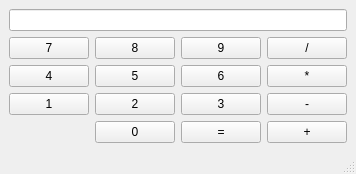
<?xml version="1.0" encoding="UTF-8"?>
<ui version="4.0">
 <class>MainWindow</class>
 <widget class="QMainWindow" name="MainWindow">
  <property name="geometry">
   <rect>
    <x>0</x>
    <y>0</y>
    <width>289</width>
    <height>153</height>
   </rect>
  </property>
  <property name="windowTitle">
   <string>Enter 2 numbers</string>
  </property>
  <widget class="QWidget" name="centralwidget">
   <layout class="QGridLayout" name="gridLayout">
    <item row="1" column="0">
     <widget class="QPushButton" name="sevenButton">
      <property name="sizePolicy">
       <sizepolicy hsizetype="Expanding" vsizetype="Expanding">
        <horstretch>0</horstretch>
        <verstretch>0</verstretch>
       </sizepolicy>
      </property>
      <property name="text">
       <string>7</string>
      </property>
     </widget>
    </item>
    <item row="1" column="1">
     <widget class="QPushButton" name="eightButton">
      <property name="sizePolicy">
       <sizepolicy hsizetype="Expanding" vsizetype="Expanding">
        <horstretch>0</horstretch>
        <verstretch>0</verstretch>
       </sizepolicy>
      </property>
      <property name="text">
       <string>8</string>
      </property>
     </widget>
    </item>
    <item row="1" column="2">
     <widget class="QPushButton" name="nineButton">
      <property name="sizePolicy">
       <sizepolicy hsizetype="Expanding" vsizetype="Expanding">
        <horstretch>0</horstretch>
        <verstretch>0</verstretch>
       </sizepolicy>
      </property>
      <property name="text">
       <string>9</string>
      </property>
     </widget>
    </item>
    <item row="1" column="3">
     <widget class="QPushButton" name="divideButton">
      <property name="sizePolicy">
       <sizepolicy hsizetype="Expanding" vsizetype="Expanding">
        <horstretch>0</horstretch>
        <verstretch>0</verstretch>
       </sizepolicy>
      </property>
      <property name="text">
       <string>/</string>
      </property>
     </widget>
    </item>
    <item row="2" column="0">
     <widget class="QPushButton" name="fourButton">
      <property name="sizePolicy">
       <sizepolicy hsizetype="Expanding" vsizetype="Expanding">
        <horstretch>0</horstretch>
        <verstretch>0</verstretch>
       </sizepolicy>
      </property>
      <property name="text">
       <string>4</string>
      </property>
     </widget>
    </item>
    <item row="2" column="1">
     <widget class="QPushButton" name="fiveButton">
      <property name="sizePolicy">
       <sizepolicy hsizetype="Expanding" vsizetype="Expanding">
        <horstretch>0</horstretch>
        <verstretch>0</verstretch>
       </sizepolicy>
      </property>
      <property name="text">
       <string>5</string>
      </property>
     </widget>
    </item>
    <item row="2" column="2">
     <widget class="QPushButton" name="sixButton">
      <property name="sizePolicy">
       <sizepolicy hsizetype="Expanding" vsizetype="Expanding">
        <horstretch>0</horstretch>
        <verstretch>0</verstretch>
       </sizepolicy>
      </property>
      <property name="text">
       <string>6</string>
      </property>
     </widget>
    </item>
    <item row="2" column="3">
     <widget class="QPushButton" name="multiplyButton">
      <property name="sizePolicy">
       <sizepolicy hsizetype="Expanding" vsizetype="Expanding">
        <horstretch>0</horstretch>
        <verstretch>0</verstretch>
       </sizepolicy>
      </property>
      <property name="text">
       <string>*</string>
      </property>
     </widget>
    </item>
    <item row="3" column="0">
     <widget class="QPushButton" name="oneButton">
      <property name="sizePolicy">
       <sizepolicy hsizetype="Expanding" vsizetype="Expanding">
        <horstretch>0</horstretch>
        <verstretch>0</verstretch>
       </sizepolicy>
      </property>
      <property name="text">
       <string>1</string>
      </property>
     </widget>
    </item>
    <item row="3" column="1">
     <widget class="QPushButton" name="twoButton">
      <property name="sizePolicy">
       <sizepolicy hsizetype="Expanding" vsizetype="Expanding">
        <horstretch>0</horstretch>
        <verstretch>0</verstretch>
       </sizepolicy>
      </property>
      <property name="text">
       <string>2</string>
      </property>
     </widget>
    </item>
    <item row="3" column="2">
     <widget class="QPushButton" name="threeButton">
      <property name="sizePolicy">
       <sizepolicy hsizetype="Expanding" vsizetype="Expanding">
        <horstretch>0</horstretch>
        <verstretch>0</verstretch>
       </sizepolicy>
      </property>
      <property name="text">
       <string>3</string>
      </property>
     </widget>
    </item>
    <item row="3" column="3">
     <widget class="QPushButton" name="subtractButton">
      <property name="sizePolicy">
       <sizepolicy hsizetype="Expanding" vsizetype="Expanding">
        <horstretch>0</horstretch>
        <verstretch>0</verstretch>
       </sizepolicy>
      </property>
      <property name="text">
       <string>-</string>
      </property>
     </widget>
    </item>
    <item row="4" column="1">
     <widget class="QPushButton" name="zeroButton">
      <property name="sizePolicy">
       <sizepolicy hsizetype="Expanding" vsizetype="Expanding">
        <horstretch>0</horstretch>
        <verstretch>0</verstretch>
       </sizepolicy>
      </property>
      <property name="text">
       <string>0</string>
      </property>
     </widget>
    </item>
    <item row="4" column="2">
     <widget class="QPushButton" name="equalsButton">
      <property name="sizePolicy">
       <sizepolicy hsizetype="Expanding" vsizetype="Expanding">
        <horstretch>0</horstretch>
        <verstretch>0</verstretch>
       </sizepolicy>
      </property>
      <property name="text">
       <string>=</string>
      </property>
     </widget>
    </item>
    <item row="4" column="3">
     <widget class="QPushButton" name="addButton">
      <property name="sizePolicy">
       <sizepolicy hsizetype="Expanding" vsizetype="Expanding">
        <horstretch>0</horstretch>
        <verstretch>0</verstretch>
       </sizepolicy>
      </property>
      <property name="text">
       <string>+</string>
      </property>
     </widget>
    </item>
    <item row="0" column="0" colspan="4">
     <widget class="QLineEdit" name="accumulatorText"/>
    </item>
   </layout>
  </widget>
  <widget class="QStatusBar" name="statusbar"/>
 </widget>
 <resources/>
 <connections/>
</ui>
